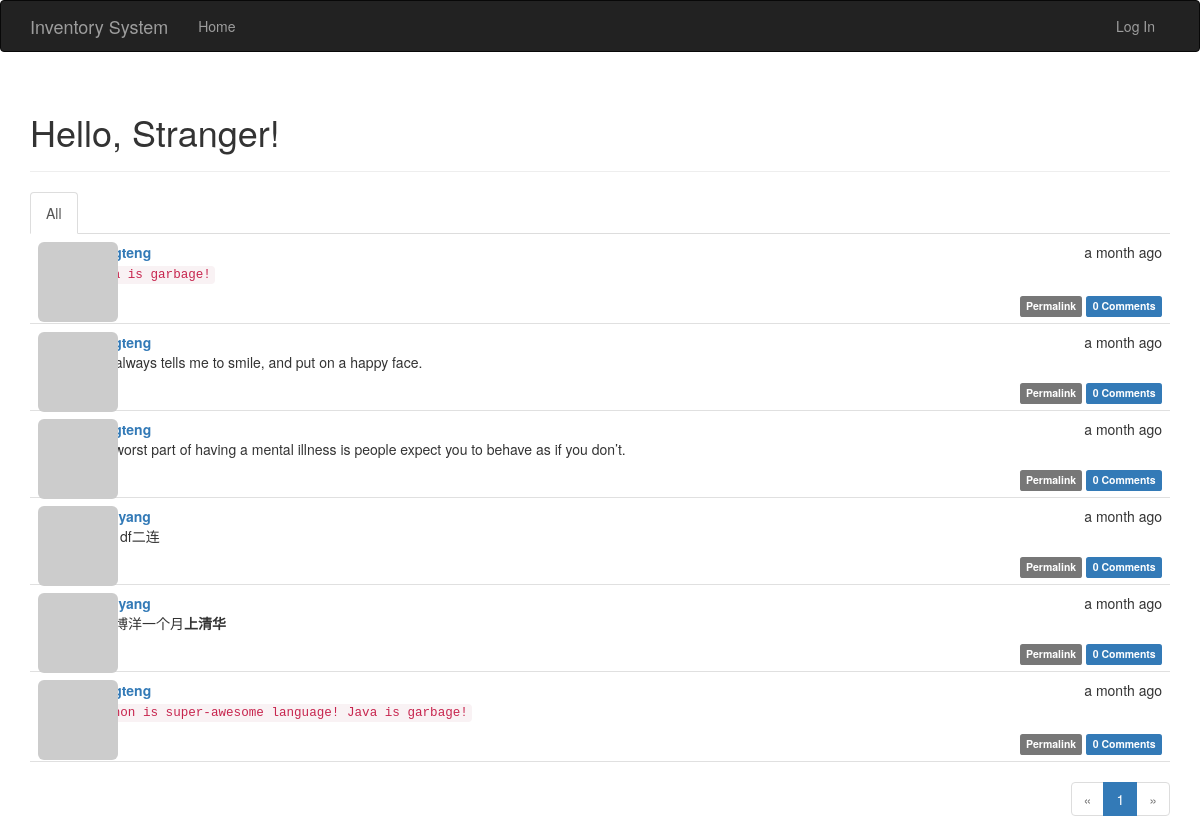
Before: / with the older database file.
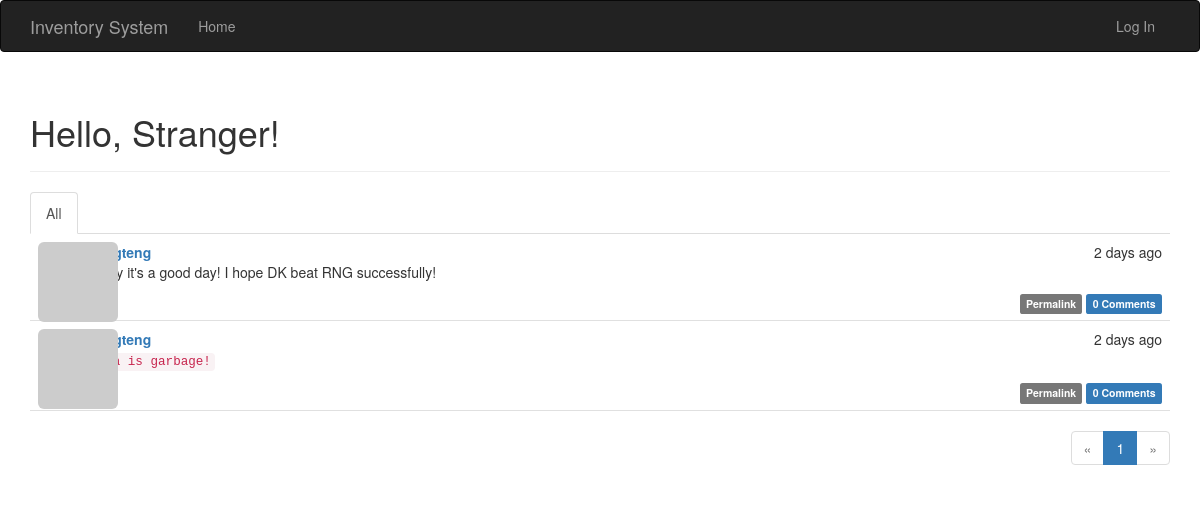
After: the same page with the newer database file.
### app/models.py (models this page shows, shortened)
class Post(db.Model):
    __tablename__ = 'posts'
    id = db.Column(db.Integer, primary_key=True)
    body = db.Column(db.Text)
    body_html = db.Column(db.Text)
    timestamp = db.Column(db.DateTime, index=True, default=datetime.utcnow)
    author_id = db.Column(db.Integer, db.ForeignKey('users.id'))
    comments = db.relationship('Comment', backref='post', lazy='dynamic')

class User(UserMixin, db.Model):
    __tablename__ = 'users'
    id = db.Column(db.Integer, primary_key=True)
    email = db.Column(db.String(64), unique=True, index=True)
    username = db.Column(db.String(64), unique=True, index=True)
    role_id = db.Column(db.Integer, db.ForeignKey('roles.id'))
    password_hash = db.Column(db.String(128))
    confirmed = db.Column(db.Boolean, default=False)
    name = db.Column(db.String(64))
    location = db.Column(db.String(64))
    about_me = db.Column(db.Text())
    member_since = db.Column(db.DateTime(), default=datetime.utcnow)
    last_seen = db.Column(db.DateTime(), default=datetime.utcnow)
    avatar_hash = db.Column(db.String(32))
    posts = db.relationship('Post', backref='author', lazy='dynamic')
    followed = db.relationship('Follow',
                               foreign_keys=[Follow.follower_id],
                               backref=db.backref('follower', lazy='joined'),
                               lazy='dynamic',
                               cascade='all, delete-orphan')
    followers = db.relationship('Follow',
                                foreign_keys=[Follow.followed_id],
                                backref=db.backref('followed', lazy='joined'),
                                lazy='dynamic',
                                cascade='all, delete-orphan')
    comments = db.relationship('Comment', backref='author', lazy='dynamic')
    purchases = db.relationship("Purchase", backref='author', lazy='dynamic')
    refund = db.relationship("Refund", backref='author', lazy='dynamic')
    storage = db.relationship("Storage", backref='author', lazy='dynamic')
    allocate = db.relationship("Allocate", backref="author", lazy="dynamic")
    @property
    def password(self):
        raise AttributeError('password is not a readable attribute')
    def gravatar(self, size=100, default='identicon', rating='g'):
        url = 'https://secure.gravatar.com/avatar'
        hash = self.avatar_hash or self.gravatar_hash()
        return '{url}/{hash}?s={size}&d={default}&r={rating}'.format(
            url=url, hash=hash, size=size, default=default, rating=rating)

### app/main/views.py (the view)
@main.route('/', methods=['GET', 'POST'])
def index():
    form = PostForm()
    if current_user.can(Permission.WRITE) and form.validate_on_submit():
        post = Post(body=form.body.data,
                    author=current_user._get_current_object())
        db.session.add(post)
        db.session.commit()
        return redirect(url_for('.index'))
    page = request.args.get('page', 1, type=int)
    show_followed = False
    if current_user.is_authenticated:
        show_followed = bool(request.cookies.get('show_followed', ''))
    if show_followed:
        query = current_user.followed_posts
    else:
        query = Post.query
    pagination = query.order_by(Post.timestamp.desc()).paginate(
        page, per_page=current_app.config['FLASKY_POSTS_PER_PAGE'],
        error_out=False)
    posts = pagination.items
    return render_template('index.html', form=form, posts=posts,
                           show_followed=show_followed, pagination=pagination)

### app/auth/views.py (called while the page is built)
@auth.before_app_request
def before_request():
    if current_user.is_authenticated:
        current_user.ping()
        if not current_user.confirmed \
                and request.endpoint \
                and request.blueprint != 'auth' \
                and request.endpoint != 'static':
            return redirect(url_for('auth.unconfirmed'))

### app/main/__init__.py (called while the page is built)
@main.app_context_processor
def inject_permissions():
    return dict(Permission=Permission)

### app/models.py (called while the page is built)
    def can(self, permissions):
        return False

    def is_administrator(self):
        return False

### app/templates/index.html (shortened to what this page needs)
{% extends "base.html" %}
{% import "bootstrap/wtf.html" as wtf %}
{% import "_macros.html" as macros %}
{% block page_content %}
<div class="page-header">
    <h1>Hello, {% if current_user.is_authenticated %}{{ current_user.username }}{% else %}Stranger{% endif %}!</h1>
</div>
<div class="post-tabs">
    <ul class="nav nav-tabs">
        <li{% if not show_followed %} class="active"{% endif %}><a href="{{ url_for('.show_all') }}">All</a></li>
    </ul>
    {% include '_posts.html' %}
</div>
{% if pagination %}
<div class="pagination">
    {{ macros.pagination_widget(pagination, '.index') }}
</div>
{% endif %}
{% endblock %}

### app/templates/_posts.html (shortened to what this page needs)
<ul class="posts">
    {% for post in posts %}
    <li class="post">
        <div class="post-thumbnail">
            <a href="{{ url_for('.user', username=post.author.username) }}">
                <img class="img-rounded profile-thumbnail" src="{{ post.author.gravatar(size=40) }}">
            </a>
        </div>
        <div class="post-content">
            <div class="post-date">{{ moment(post.timestamp).fromNow() }}</div>
            <div class="post-author"><a href="{{ url_for('.user', username=post.author.username) }}">{{ post.author.username }}</a></div>
            <div class="post-body">
                {% if post.body_html %}
                    {{ post.body_html | safe }}
                {% else %}
                    {{ post.body }}
                {% endif %}
            </div>
            <div class="post-footer">
                <a href="{{ url_for('.post', id=post.id) }}">
                    <span class="label label-default">Permalink</span>
                </a>
                <a href="{{ url_for('.post', id=post.id) }}#comments">
                    <span class="label label-primary">{{ post.comments.count() }} Comments</span>
                </a>
            </div>
        </div>
    </li>
    {% endfor %}
</ul>

Changed rows visible on the page:
removed Post: timestamp "a month ago", author.username "wangteng", body_html "java is garbage!", comments.count "0"
removed Post: timestamp "a month ago", author.username "wangteng", body_html "She always tells me to smile, and put on a happy face.", comments.count "0"
removed Post: timestamp "a month ago", author.username "wangteng", body_html "The worst part of having a mental illness is people expect you to behave as if you don’t.", comments.count "0"
removed Post: timestamp "a month ago", author.username "xvboyang", body_html "qwer df二连", comments.count "0"
removed Post: timestamp "a month ago", author.username "xvboyang", body_html "我徐博洋一个月 上清华", comments.count "0"
added Post: timestamp "2 days ago", author.username "wangteng", body_html "Today it's a good day! I hope DK beat RNG successfully!", comments.count "0"
changed Post: timestamp "a month ago" → "2 days ago"; body_html "python is super-awesome language! Java is garbage!" → "java is garbage!"
